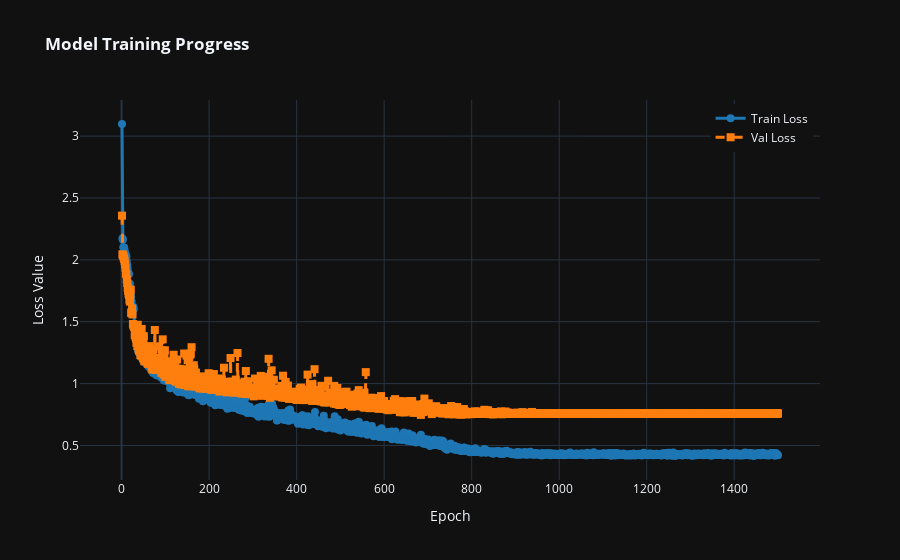

Source (notebook cell):
### Code cell
#######################################
## Drawing Train and Val loss curves ##
#######################################

def plot_train_val_loss_curves(epochs, train_loss_list, val_loss_list):
    import plotly.graph_objects as pgo
    import numpy as np
    
    # 1. Define the X-axis (epochs)
    epoch_axis = np.arange(1, epochs + 1, 1)

    fig = pgo.Figure()

    # 2. Add Training Loss
    fig.add_trace(pgo.Scatter(
        x=epoch_axis,
        y=train_loss_list,
        mode='lines+markers',
        name='Train Loss',
        line=dict(color='#1f77b4', width=3),
        marker=dict(size=8)
    ))

    # 3. Add Validation Loss
    fig.add_trace(pgo.Scatter(
        x=epoch_axis,
        y=val_loss_list,
        mode='lines+markers',
        name='Val Loss',
        line=dict(color='#ff7f0e', width=3, dash='dash'),
        marker=dict(size=8, symbol='square')
    ))

    # 4. Layout & Styling
    fig.update_layout(
        title='<b>Model Training Progress</b>',
        xaxis_title='Epoch',
        yaxis_title='Loss Value',
        template='plotly_dark', # Clean dark background
        hovermode='x unified',   # Shows both values on hover
        legend=dict(yanchor="top", y=0.99, xanchor="right", x=0.99)
    )

    fig.show()
    
plot_train_val_loss_curves(epochs, train_loss_list, val_loss_list)

### Figure 1 — Plotly figure (JSON) as saved in the notebook; plotly's stock layout.template omitted (floating-point values rounded to 4 significant figures; data arrays with more than 128 entries replaced by an {"elided": "..."} marker saying what was removed)
{"data": [{"line": {"color": "#1f77b4", "width": 3}, "marker": {"size": 8}, "mode": "lines+markers", "name": "Train Loss", "type": "scatter", "x": {"elided": "1500 int values"}, "y": {"elided": "1500 float values"}}, {"line": {"color": "#ff7f0e", "dash": "dash", "width": 3}, "marker": {"size": 8, "symbol": "square"}, "mode": "lines+markers", "name": "Val Loss", "type": "scatter", "x": {"elided": "1500 int values"}, "y": {"elided": "1500 float values"}}], "layout": {"hovermode": "x unified", "legend": {"x": 0.99, "xanchor": "right", "y": 0.99, "yanchor": "top"}, "title": {"text": "<b>Model Training Progress</b>"}, "xaxis": {"title": {"text": "Epoch"}}, "yaxis": {"title": {"text": "Loss Value"}}}}
